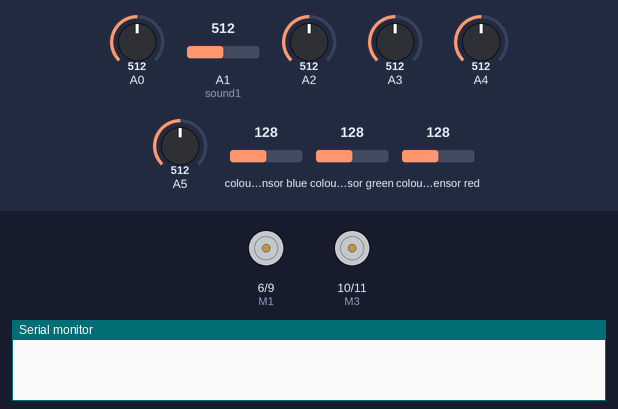
Recording of a sketch running on a simulated Arduino Uno, built with avr-gcc and run on an emulated ATmega328P. Shown: motor-driver pin pairs drawn as motors (green arrow = first pin HIGH = forward, orange = second pin HIGH = backward, longer = more drive), the last lines printed to the serial monitor. Wiring (inferred from the names in the program): TCS3200 colour sensor: output pin 8; S2 pin 4; S3 pin 5; S0 pin 2; S1 pin 3. The test bench sets the inputs (shaded band); at power-on: A3 = 512, A0 = 512, A1 (sound1) = 512, A2 = 512, A4 = 512, A5 = 512, colour sensor blue 128, colour sensor green 128, colour sensor red 128.

Above: at 0.1 s.
At 3.2 s:
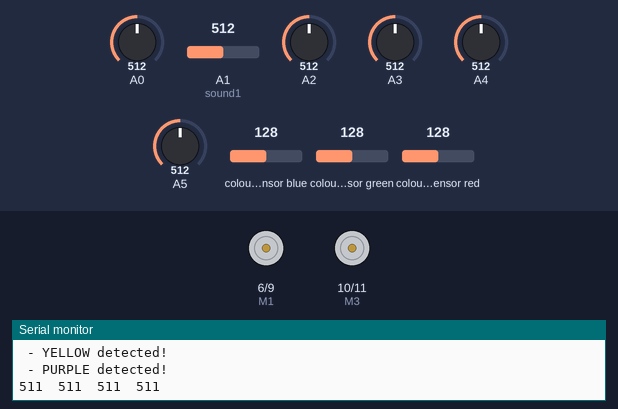
3.3 s: A3 set to 30
6.7 s: A3 set to 306
Timing chart, 0 to 16.1 s (numbered marks = the images above; inputs shaded):
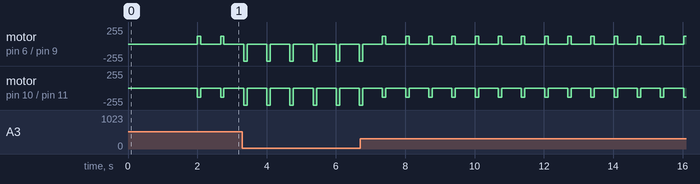

Measured:
- by itself, motor on pin 6 (M1) / pin 9 (M2): alternates forward 119/255 for 0.10 s and stopped for 0.57 s
- by itself, motor on pin 10 (M3) / pin 11 (M4): alternates backward 140/255 for 0.10 s and stopped for 0.57 s

The sketch:

together.ino
```cpp
#include <QTRSensors.h>
const int S0 = 2;
const int S1 = 3;
const int S2 = 4;
const int S3 = 5;
const int sensorOut = 8;
const int M1 = 6;
const int M2 = 9;
const int M3 = 10;
const int M4 = 11;
const int L1 = A2;
const int L2 = A3;
const int L3 = A4;
const int L4 = A5;
const int sound1 = A1;

QTRSensors qtr;
const uint8_t SensorCount = 4;
uint16_t sensorValues[SensorCount];


int redPW = 0;
int greenPW = 0;
int bluePW = 0;

int whiteCali[] = {0, 0, 0};
int blackCali[] = {0, 0, 0};

int redValue;
int greenValue;
int blueValue;

int colour;
int LINE = 0;

void setup() {
  pinMode (S0, OUTPUT);
  pinMode (S1, OUTPUT);
  pinMode (S2, OUTPUT);
  pinMode (S3, OUTPUT);
  pinMode (sensorOut, INPUT);
  digitalWrite(S0, HIGH);
  digitalWrite(S1, LOW);
  Serial.begin(9600);
  pinMode(M1, OUTPUT);
  pinMode(M2, OUTPUT);
  pinMode(M3, OUTPUT);
  pinMode(M4, OUTPUT);
  pinMode(sound1, INPUT);

  qtr.setTypeAnalog();
  qtr.setSensorPins((const uint8_t[]){A0, A1, A2, A3}, SensorCount);

  calibration();

}

void calibration(){
  delay(1000);
  whiteCali[0] = getRedPW();
  whiteCali[1] = getBluePW();
  whiteCali[2] = getGreenPW();
  delay(1000);
  blackCali[0] = getRedPW();
  blackCali[1] = getBluePW();
  blackCali[2] = getGreenPW();
}

void goStraight()
{

  analogWrite(M1, 119);
  digitalWrite(M2, LOW);
  analogWrite(M4, 140);
  digitalWrite(M3, LOW);
  delay(100);
  digitalWrite(M1, LOW);
  digitalWrite(M2, LOW);
  digitalWrite(M4, LOW);
  digitalWrite(M3, LOW);
  delay(1);
}

void goLeft()
{
  digitalWrite(M1, 1);
  digitalWrite(M2, LOW);
  digitalWrite(M4, LOW);
  digitalWrite(M3, 5);
  delay(100);
  digitalWrite(M1, LOW);
  digitalWrite(M2, LOW);
  digitalWrite(M4, LOW);
  digitalWrite(M3, LOW);
  delay(1);
}

void goRight()
{
  digitalWrite(M1, LOW);
  digitalWrite(M2, 1);
  digitalWrite(M4, 5);
  digitalWrite(M3, LOW);
  delay(100);
  digitalWrite(M1, LOW);
  digitalWrite(M2, LOW);
  digitalWrite(M4, LOW);
  digitalWrite(M3, LOW);
  delay(1);
}

 int getRedPW(){
  digitalWrite(S2,LOW);
  digitalWrite(S3,LOW);
  int PW;
  PW = pulseIn(sensorOut, LOW);
  return PW;
  }

  int getGreenPW(){
  digitalWrite(S2,HIGH);
  digitalWrite(S3,HIGH);
  int PW;
  PW = pulseIn(sensorOut, LOW);
  return PW;
  }


  int getBluePW(){
  digitalWrite(S2,LOW);
  digitalWrite(S3,HIGH);
  int PW;
  PW = pulseIn(sensorOut, LOW);
  return PW;
  }

void loop() {
  //int loud = analogRead(sound1);
  //Serial.print("sound level = ");
  //Serial.println(loud);
  //delay(500);

  int mostLeft = analogRead(A2);
  int left = analogRead(A3);
  int right = analogRead(A4);
  int mostRight = analogRead(A5);

  if (right > 100 && left > 100){
    goStraight();
  } else if (right > 100 && left < 100){
    goRight();
  } else if (left > 100 && right < 100){
    goLeft();
  }else if (left < 100 && right < 100 && A5 > 100){
    goLeft();
  }else if (left < 100 && right < 100 && A2 > 100){
    goRight();
  }else if (left < 100 && right < 100 && A2 < 100 && A5 <100){
    goLeft();
  }

  redPW = getRedPW();
  //Serial.print("R = ");
  //Serial.print(redPW);
 // Serial.println();
  redValue = map(redPW,whiteCali[0], blackCali[0], 255, 0);
  redValue = constrain(redValue, 0, 255);
  Serial.print("Red = ");
  Serial.print(redValue);
  Serial.println();
  delay(100);

  greenPW = getGreenPW();
  //Serial.print(" G = ");
  //Serial.print(greenPW);
  //Serial.println();
  greenValue = map(greenPW,whiteCali[2], blackCali[2], 255, 0);
  greenValue = constrain(greenValue, 0, 255);
  Serial.print("Green = ");
  Serial.print(greenValue);
  Serial.println();
  delay(100);

  bluePW = getBluePW();
  //Serial.print(" B = ");
  //Serial.print(bluePW);
  //Serial.println();
  blueValue = map(bluePW,whiteCali[1], blackCali[1], 255, 0);
  blueValue = constrain(blueValue, 0, 255);
  Serial.print("Blue = ");
  Serial.print(blueValue);
  Serial.println();
  delay(100);

  if(redValue > greenValue && redValue > blueValue && redValue > 0){
     Serial.println(" - RED detected!");
  }
  if(greenValue > redValue && greenValue > blueValue && greenValue > 0){
    Serial.println(" - GREEN detected!");
  }
  if(blueValue > redValue && blueValue > greenValue && blueValue > 0){
    Serial.println(" - BLUE detected!");
  }
  if(redValue < 10 && greenValue < 10 && blueValue < 10){
    Serial.println(" - BLACK detected!");
  }
  if(redValue > 250 && greenValue > 250 && blueValue > 250){
    Serial.println(" - WHITE detected!");
  }
   if(240<redValue<255 && 210<greenValue<240 && 190<blueValue<210){
    Serial.println(" - YELLOW detected!");
  }
  if(150<redValue<170 && 120<greenValue<145 && 140<blueValue <160){
    Serial.println(" - PURPLE detected!");
  }

  // read raw sensor values
  qtr.read(sensorValues);
  // print the sensor values as numbers from 0 to 1023, where 0 means maximum
  // reflectance and 1023 means minimum reflectance
  for (uint8_t i = 0; i < SensorCount; i++)
  {

    Serial.print(sensorValues[i]);

    Serial.print('\t');
}
  Serial.println();
  delay(250);
}
```
